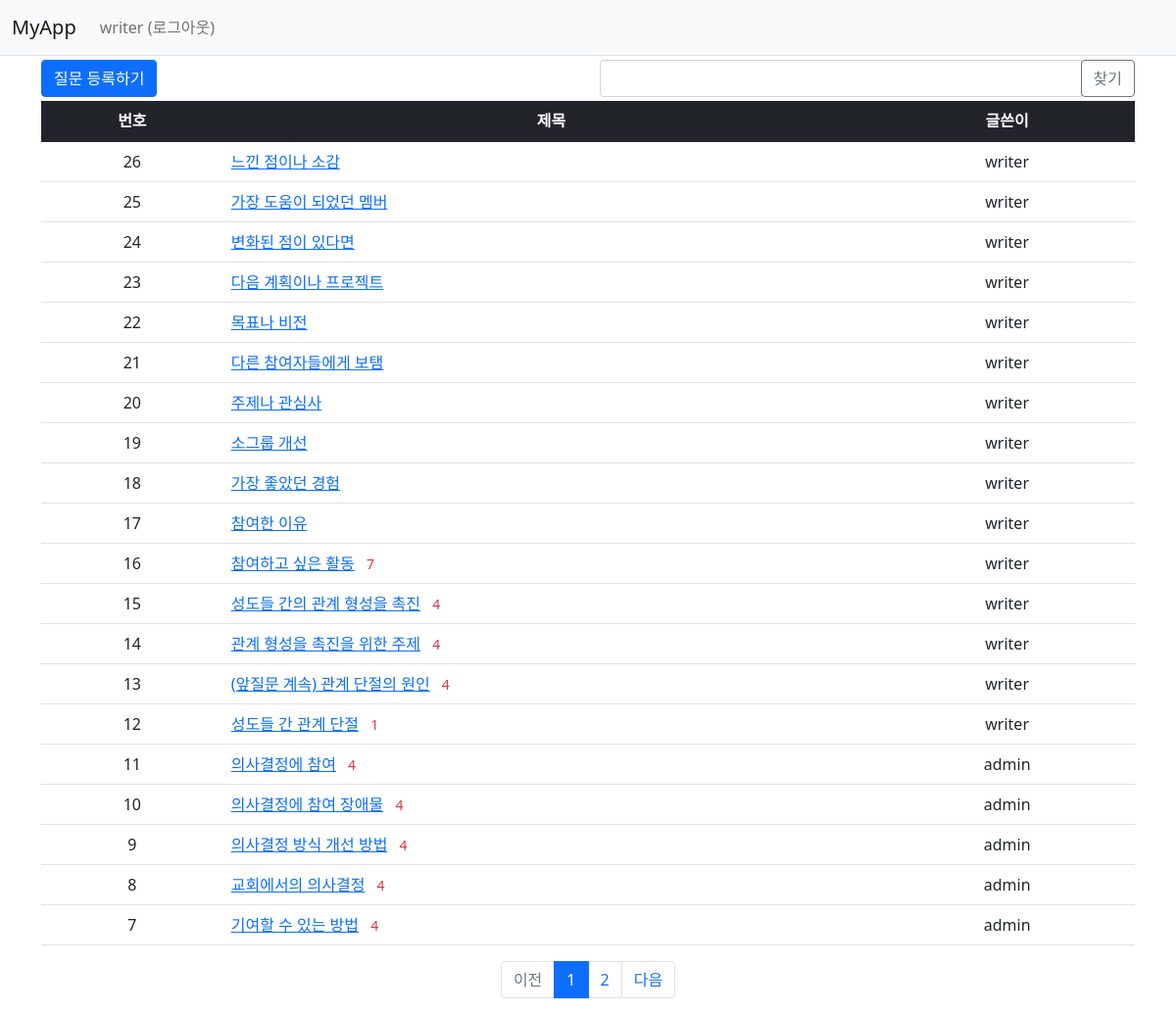
/myapp/questions/ (signed in), run on the app's committed database.
### myapp/models.py (models this page shows, shortened)
class Question(models.Model):
    author = models.ForeignKey(User, on_delete=models.CASCADE, related_name='author_question')
    subject = models.CharField(max_length=200)
    content = models.TextField()
    create_date = models.DateTimeField()
    modify_date = models.DateTimeField(null=True, blank=True)
    voter = models.ManyToManyField(User, related_name='voter_question')  # 추천인 추가

### myapp/views/base_views.py (the view, shortened to what this page needs)
# urls.py: path("questions/", base_views.questionsIndex, name="questions"),
def questionsIndex(request):
  page = request.GET.get("page", "1")  # 페이지
  kw = request.GET.get('kw', '')  # 검색어
  question_list = Question.objects.order_by("-create_date")
  paginator = Paginator(question_list, 20)  # 페이지당 10개씩 보여주기
  pageObj = paginator.get_page(page)
  context = {"question_list": pageObj, 'page': page, 'kw': kw}
  return render(request, "myapp/question_list.html", context)

### myapp/templatetags/myappFilter.py (called while the page is built)
@register.filter
def sub(value, arg):
  return value - arg

### templates/myapp/question_list.html (shortened to what this page needs)
{% extends 'myapp/base.html' %}
{% load myappFilter %}
{% block content %}
<div class="container my-1">
  <div class="row my-1">
    <div class="col-6">
      <a href="{% url 'myapp:questionCreate' %}" class="btn btn-primary">질문 등록하기</a>
    </div>
    <div class="col-6">
      <div class="input-group">
        <input type="text" id="search_kw" class="form-control" value="{{ kw|default_if_none:'' }}">
        <div class="input-group-append">
          <button class="btn btn-outline-secondary" type="button" id="btn_search">찾기</button>
        </div>
      </div>
    </div>
  </div>
  <table class="table">
    <thead class="text-center">
    <tr class="table-dark">
      <th>번호</th>
      <th style="width:60%">제목</th>
      <th>글쓴이</th>
    </tr>
    </thead>
    <tbody>
    {% if question_list %}
    {% for question in question_list %}
    <tr class="text-center">
      <td>
        {{ question_list.paginator.count|sub:question_list.start_index|sub:forloop.counter0|add:1 }}
      </td>
      <td class="text-start">
        <a href="{% url 'myapp:questionDetail' question.id %}">{{ question.subject }}</a>
        {% if question.answer_set.count > 0 %}
        <span class="text-danger small mx-2">{{ question.answer_set.count }}</span>
        {% endif %}
      </td>
      <td>{{ question.author.username }}</td>
    </tr>
    {% endfor %}
    {% else %}
    <tr>
      <td colspan="4">질문이 없습니다.</td>
    </tr>
    {% endif %}
    </tbody>
  </table>
  <ul class="pagination justify-content-center">
    {% if question_list.has_previous %}
    <li class="page-item">
      <a class="page-link" data-page="{{ question_list.previous_page_number }}" href="javascript:void(0)">이전</a>
    </li>
    {% else %}
    <li class="page-item disabled">
      <a class="page-link" tabindex="-1" aria-disabled="true" href="#">이전</a>
    </li>
    {% endif %}
    {% for page_number in question_list.paginator.page_range %}
      {% if page_number >= question_list.number|add:-10 and page_number <= question_list.number|add:10 %}
        {% if page_number == question_list.number %}
        <li class="page-item active" aria-current="page">
          <a class="page-link" data-page="{{ page_number }}" href="javascript:void(0)">{{ page_number }}</a>
        </li>
        {% else %}
        <li class="page-item">
          <a class="page-link" data-page="{{ page_number }}" href="javascript:void(0)">{{ page_number }}</a>
        </li>
        {% endif %}
      {% endif %}
    {% endfor %}
    {% if question_list.has_next %}
    <li class="page-item">
      <a class="page-link" data-page="{{ question_list.next_page_number }}" href="javascript:void(0)">다음</a>
    </li>
    {% else %}
    <li class="page-item disabled">
      <a class="page-link" tabindex="-1" aria-disabled="true" href="#">다음</a>
    </li>
    {% endif %}
  </ul>
</div>
{% endblock %}

### templates/myapp/navbar.html (shortened to what this page needs)
<nav class="navbar navbar-expand-lg navbar-light bg-light border-bottom">
  <div class="container-fluid">
    <a class="navbar-brand" href="{% url 'myapp:questions' %}">MyApp</a>
    <div class="collapse navbar-collapse" id="navbarSupportedContent">
      <ul class="navbar-nav me-auto mb-2 mb-lg-0">
        <li class="nav-item">
          {% if user.is_authenticated %}
            <a class="nav-link" href="{% url 'common:logout' %}">{{ user.username }} (로그아웃)</a>
          {% else %}
            <a class="nav-link" href="{% url 'common:login' %}">로그인</a>
          {% endif %}
        </li>
      </ul>
    </div>
  </div>
</nav>

### data on the page
Question: paginator.count|sub "26", subject "느낀 점이나 소감", author.username "writer"
Question: paginator.count|sub "25", subject "가장 도움이 되었던 멤버", author.username "writer"
Question: paginator.count|sub "24", subject "변화된 점이 있다면", author.username "writer"
Question: paginator.count|sub "23", subject "다음 계획이나 프로젝트", author.username "writer"
Question: paginator.count|sub "22", subject "목표나 비전", author.username "writer"
Question: paginator.count|sub "21", subject "다른 참여자들에게 보탬", author.username "writer"
Question: paginator.count|sub "20", subject "주제나 관심사", author.username "writer"
Question: paginator.count|sub "19", subject "소그룹 개선", author.username "writer"
Question: paginator.count|sub "18", subject "가장 좋았던 경험", author.username "writer"
Question: paginator.count|sub "17", subject "참여한 이유", author.username "writer"
Question: paginator.count|sub "16", subject "참여하고 싶은 활동", answer_set.count "7", author.username "writer"
Question: paginator.count|sub "15", subject "성도들 간의 관계 형성을 촉진", answer_set.count "4", author.username "writer"
Question: paginator.count|sub "14", subject "관계 형성을 촉진을 위한 주제", answer_set.count "4", author.username "writer"
Question: paginator.count|sub "13", subject "(앞질문 계속) 관계 단절의 원인", answer_set.count "4", author.username "writer"
Question: paginator.count|sub "12", subject "성도들 간 관계 단절", answer_set.count "1", author.username "writer"
Question: paginator.count|sub "11", subject "의사결정에 참여", answer_set.count "4", author.username "admin"
Question: paginator.count|sub "10", subject "의사결정에 참여 장애물", answer_set.count "4", author.username "admin"
Question: paginator.count|sub "9", subject "의사결정 방식 개선 방법", answer_set.count "4", author.username "admin"
Question: paginator.count|sub "8", subject "교회에서의 의사결정", answer_set.count "4", author.username "admin"
Question: paginator.count|sub "7", subject "기여할 수 있는 방법", answer_set.count "4", author.username "admin"

### other printed values
{{ user.username }} "writer"
{{ page_number }} "1"
{{ page_number }} "2"
